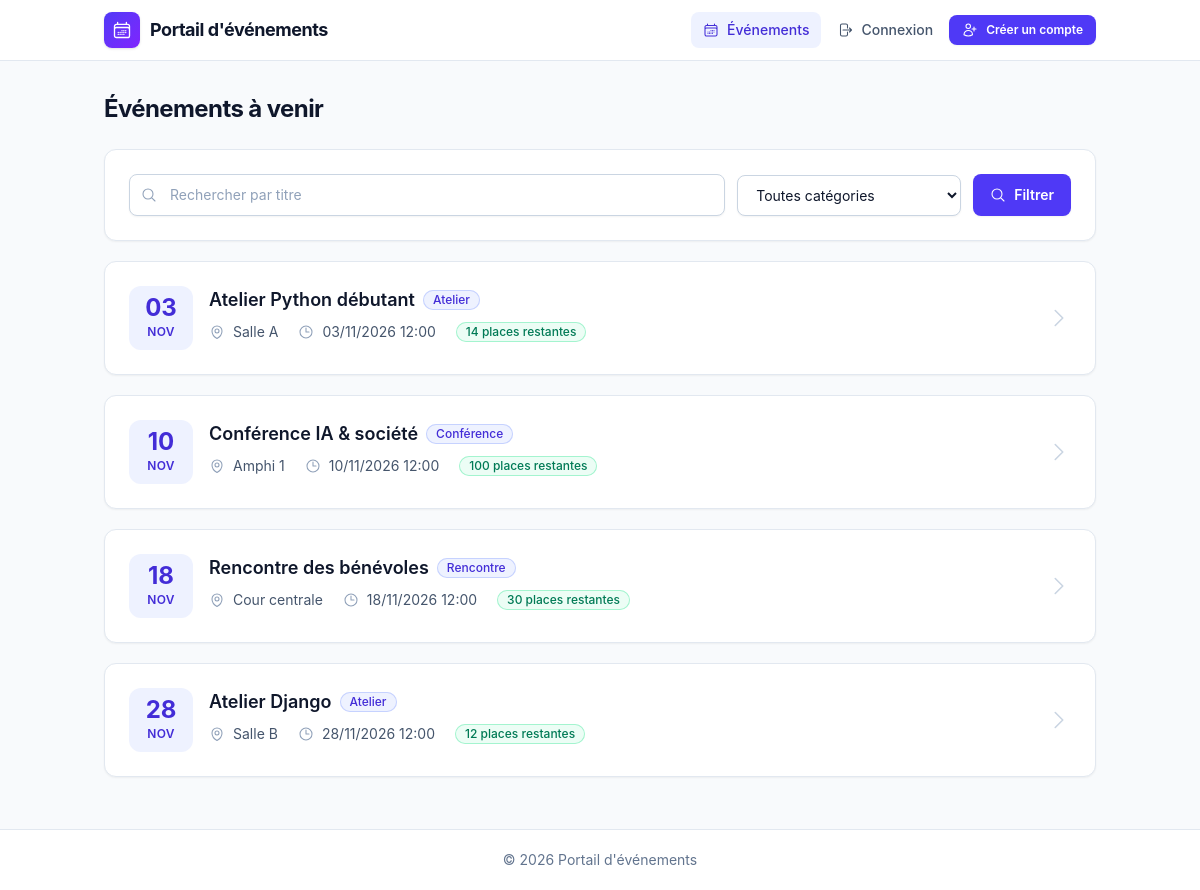
The app's page /, older data.
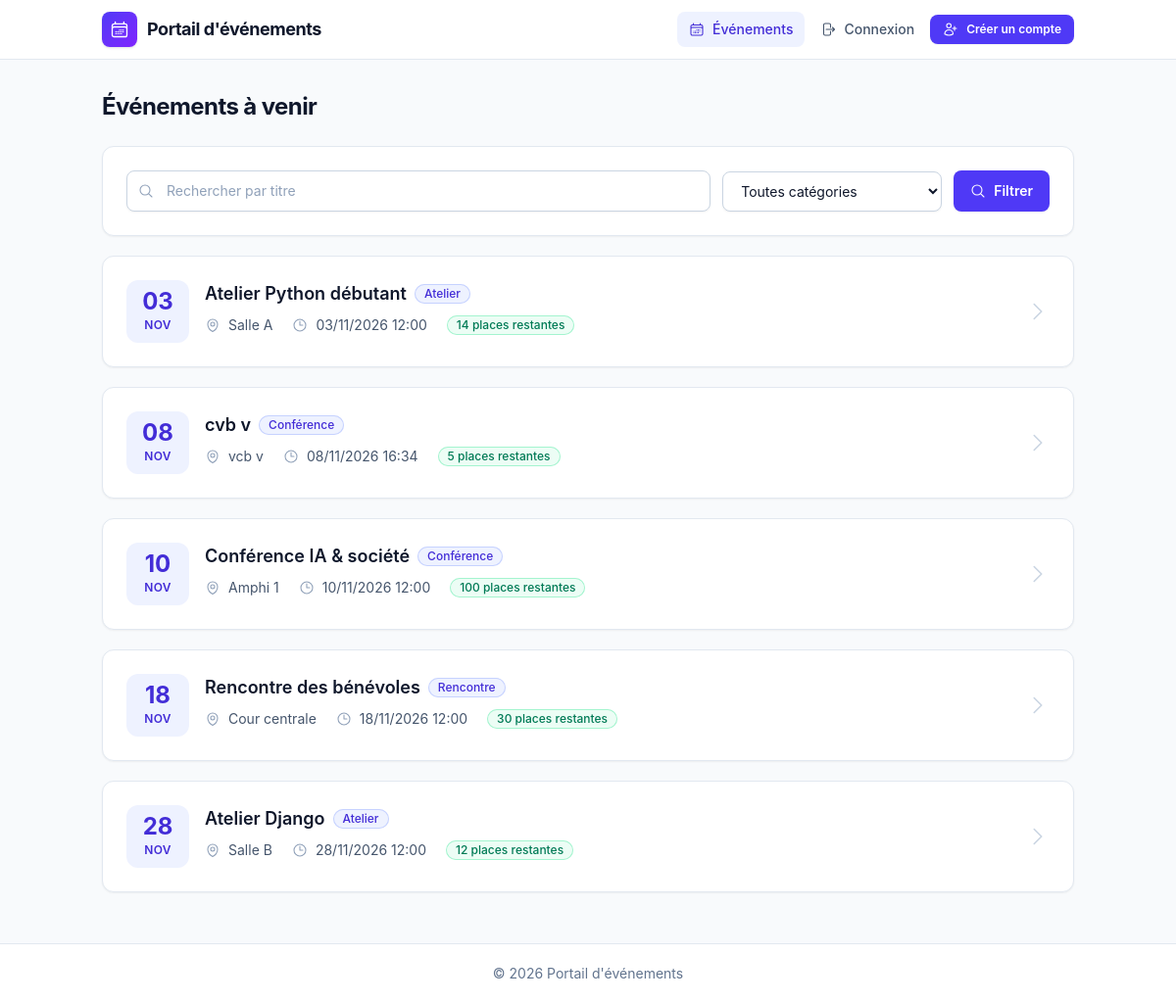
The same page, newer data.
### evenements/models.py (models this page shows, shortened)
class Evenement(models.Model):
    class Categorie(models.TextChoices):
        ATELIER = "atelier", "Atelier"
        CONFERENCE = "conference", "Conférence"
        RENCONTRE = "rencontre", "Rencontre"
    titre = models.CharField(max_length=200)
    description = models.TextField()
    date_evenement = models.DateTimeField("date et heure")
    lieu = models.CharField(max_length=200)
    capacite = models.PositiveIntegerField(
        "capacité", validators=[MinValueValidator(1, "La capacité doit être d'au moins 1.")]
    )
    categorie = models.CharField(
        "catégorie", max_length=20, choices=Categorie.choices, default=Categorie.ATELIER
    )
    class Meta:
        ordering = ["date_evenement"]
    @property
    def places_restantes(self):
        confirmees = self.inscriptions.filter(statut=Inscription.Statut.CONFIRMEE).count()
        return max(0, self.capacite - confirmees)
    @property
    def est_complet(self):
        return self.places_restantes == 0

### evenements/views.py (the view)
# urls.py: path("", views.liste_evenements, name="liste_evenements"),
def liste_evenements(request):
    evenements = Evenement.objects.filter(date_evenement__gt=timezone.now())
    q = request.GET.get("q", "").strip()
    categorie = request.GET.get("categorie", "")
    if q:
        evenements = evenements.filter(titre__icontains=q)
    if categorie in Evenement.Categorie.values:
        evenements = evenements.filter(categorie=categorie)
    page = Paginator(evenements, 6).get_page(request.GET.get("page"))
    params = request.GET.copy()
    params.pop("page", None)
    return render(request, "evenements/liste_evenements.html", {
        "page": page, "q": q, "categorie": categorie,
        "categories": Evenement.Categorie.choices, "querystring": params.urlencode(),
    })

### templates/evenements/liste_evenements.html (shortened to what this page needs)
{% extends "base.html" %}
{% block content %}
<div class="page-header"><h1>Événements à venir</h1></div>
<form method="get" class="card flex flex-col gap-3 sm:flex-row sm:items-center">
  <div class="relative flex-1">
    <input class="pl-10" type="search" name="q" value="{{ q }}" placeholder="Rechercher par titre">
  </div>
  <select class="sm:w-56" name="categorie">
    <option value="">Toutes catégories</option>
  </select>
  <button class="btn" type="submit">{% include "partials/icon.html" with name="search" %} Filtrer</button>
</form>
{% for e in page %}
  <article class="card event-card">
    <div class="event-date">
      <span class="day">{{ e.date_evenement|date:"d" }}</span>
      <span class="month">{{ e.date_evenement|date:"M" }}</span>
    </div>
    <div class="min-w-0 flex-1">
      <div class="flex flex-wrap items-center gap-2">
        <h3><a class="text-slate-900 hover:text-indigo-600" href="{% url 'detail_evenement' e.pk %}">{{ e.titre }}</a></h3>
        <span class="badge">{{ e.get_categorie_display }}</span>
      </div>
      <div class="mt-2 flex flex-wrap items-center gap-x-5 gap-y-2">
        <span class="meta-item">{% include "partials/icon.html" with name="map-pin" %} {{ e.lieu }}</span>
        <span class="meta-item">{% include "partials/icon.html" with name="clock" %} {{ e.date_evenement|date:"d/m/Y H:i" }}</span>
        {% if e.est_complet %}
          <span class="badge red">Complet</span>
        {% else %}
          <span class="badge green">{{ e.places_restantes }} place{{ e.places_restantes|pluralize }} restante{{ e.places_restantes|pluralize }}</span>
        {% endif %}
      </div>
    </div>
    <a href="{% url 'detail_evenement' e.pk %}" class="hidden self-center text-slate-300 hover:text-indigo-600 sm:block" aria-label="Voir le détail">
    </a>
  </article>
{% empty %}
  <div class="empty">
    {% include "partials/icon.html" with name="calendar-days" cls="size-10 text-slate-300" %}
    <p>Aucun événement ne correspond.</p>
  </div>
{% endfor %}
{% endblock %}

Row changes from the older to the newer data that the page shows:
added Evenement: date_evenement "08", date_evenement "NOV", titre "cvb v", categorie "Conférence", lieu "vcb v", date_evenement "08/11/2026 16:34", places_restantes "5"
